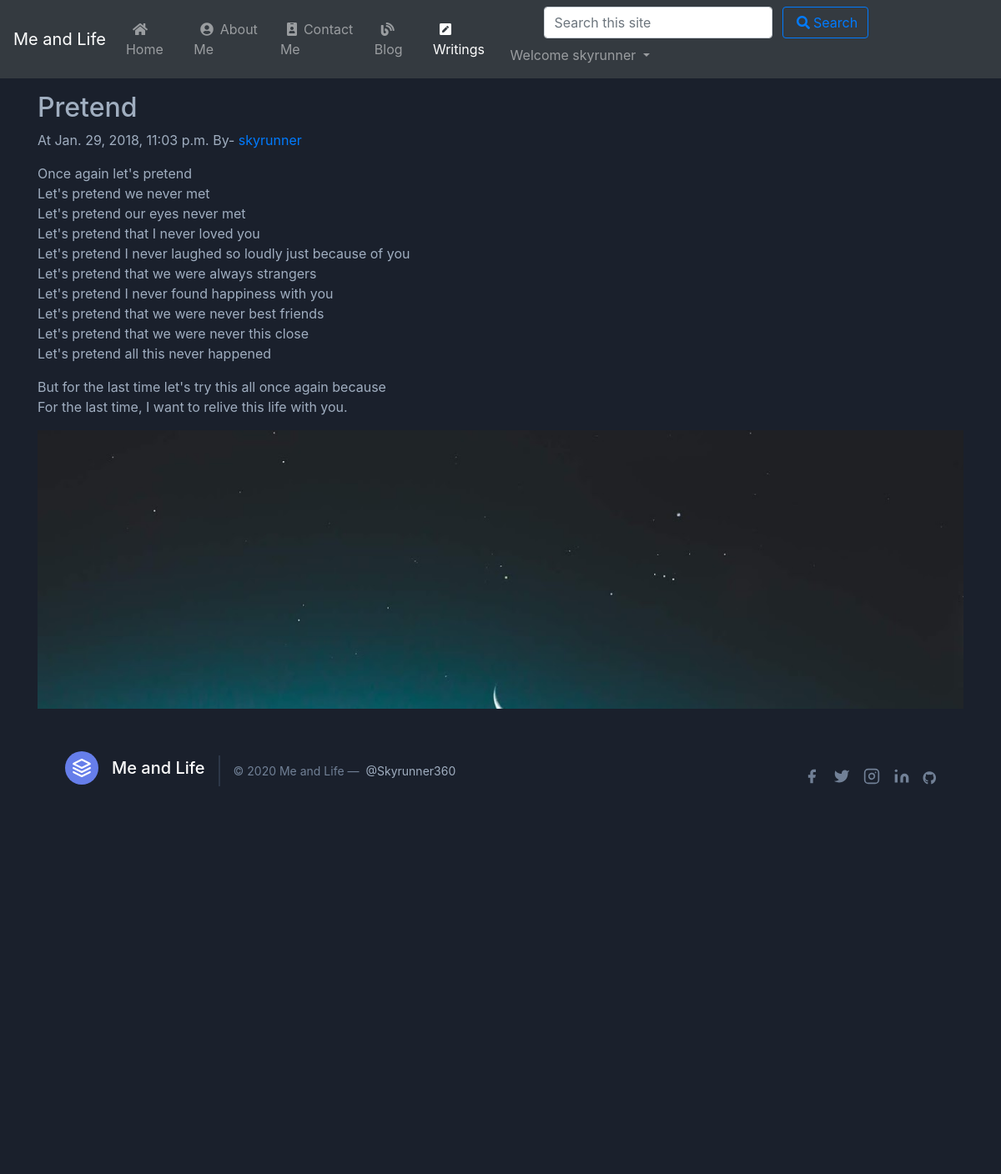
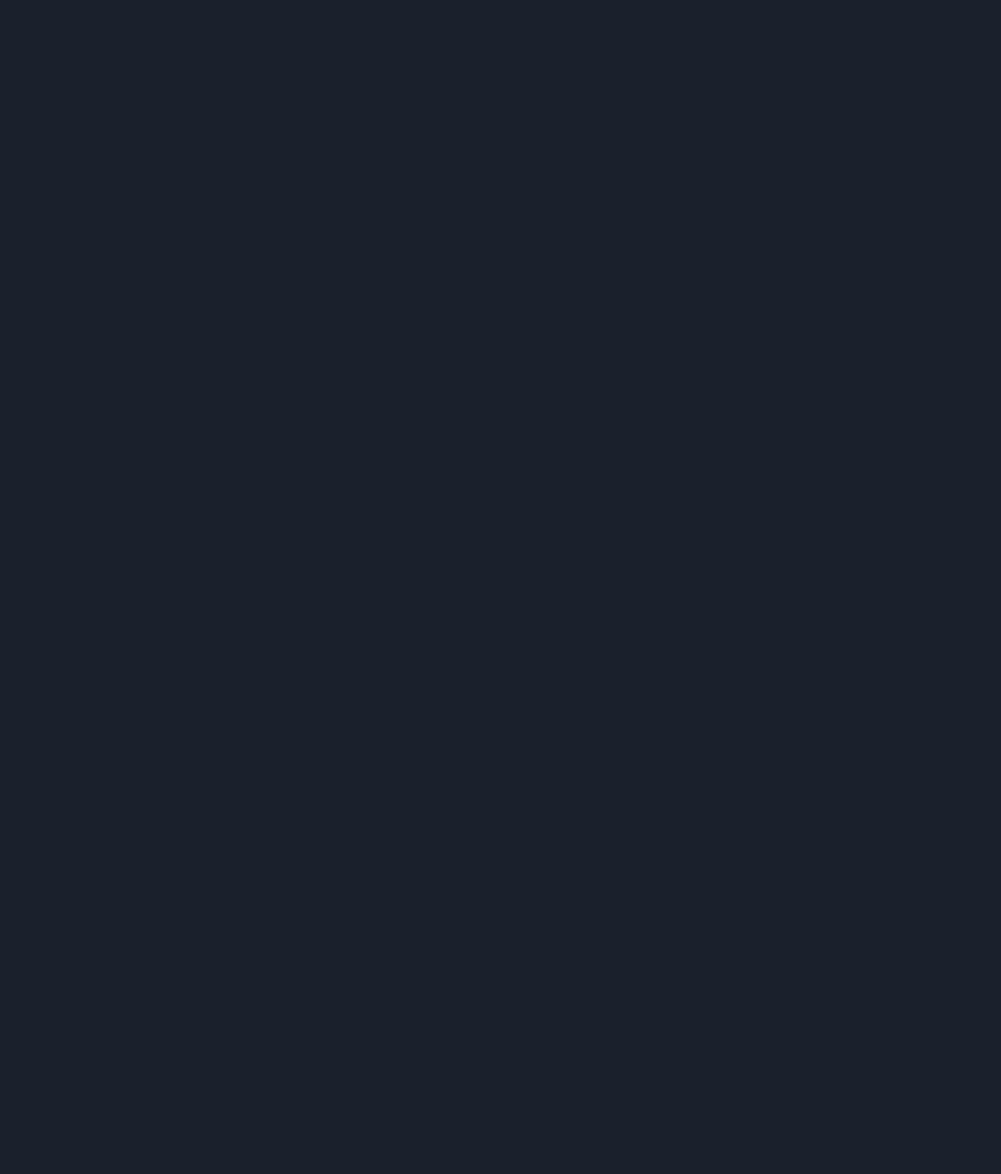
Screenshot of /writings/pretend (signed in) with the database file from the repository (2 pictures, top to bottom).
### writings/models.py (models this page shows, shortened)
class Writing(models.Model):
    sno= models.AutoField(primary_key=True)
    title = models.CharField(max_length=200)
    content = models.TextField()
    views = models.IntegerField(default=0)
    category = models.CharField(max_length=13)
    author = models.CharField(max_length=100)
    slug = models.CharField(max_length=150,default=" ")
    timeStamp = models.DateTimeField(blank=True)
    img = models.ImageField(upload_to="writings/", blank=True)

### writings/views.py (the view)
# urls.py: path('<str:slug>', views.wPost, name="wPost"),
def wPost(request,slug):
    w = Writing.objects.filter(slug=slug).first()
    w.views = w.views+1
    w.save()
    comments = WComment.objects.filter(wpost=w, parent=None)
    replies = WComment.objects.filter(wpost=w).exclude(parent=None)
    replyDict = {}
    for reply in replies:
        if reply.parent.sno not in replyDict.keys():
            replyDict[reply.parent.sno] = [reply]
        else:
            replyDict[reply.parent.sno].append(reply)
    context = {'writings': w,'comments': comments,'user' : request.user,'replyDict' : replyDict}
    return render(request,'writings/wPost.html', context)

### writings/templatetags/extras.py (called while the page is built)
@register.filter(name='get_val')
def get_val(dict,key):
    return dict.get(key)

### templates/writings/wPost.html (shortened to what this page needs)
{% extends 'base.html' %}
{% block writingactive %}active
{% endblock writingactive %}
{% block body %}
{% load extras %}
<div class="text-gray-500 bg-gray-900 body-font pad">
<div class="blog-post container py-3">
<h2 class="blog-post-title" data-aos="fade-up"  data-aos-duration="3000">{{writings.title}}</h2>
<p class="blog-post-meta">At {{writings.timeStamp}} By- <a href="/about">{{writings.author}}</a></p>
<div class="text-gray-500" data-aos="fade-down"  data-aos-duration="3000">{{writings.content|wordwrap:100|linebreaks|safe}}</div>
<div class="container">
    <div class="fb-like my-2 text-gray-500 bg-gray-900 body-font" data-href="http://skyrunner360.pythonanywhere.com" data-width="" data-layout="standard" data-action="like" data-size="small" data-share="true"></div><br>
    <h2>Comments ({{comments.count}})</h2>
    <div class="my-2">
    {% if user.is_authenticated %}
     <form action="/writings/postComment" method="post">{% csrf_token %}
  <div class="form-group">
    <label for="comment">Post Comment</label>
  </div>
  <button type="submit" class="btn btn-secondary" value="submit">Comment</button>
</form>
    {% else %}
    <p>Please Login to post a Comment</p>
    {% endif %}
    </div>
{% for comment in comments %}
{% load humanize %}
    <div class="row my-3">
    <div class="col-md-1"> </div>
    <div class="col-md-11">
    <b>{{comment.user.username}}</b> <span class="badge badge-pill badge-secondary">{{comment.timestamp | naturaltime}}</span>
    <div>{{comment.comment}}</div>
    <div class="reply mx-0">
    {% if user.is_authenticated %}
  <button class="btn btn-sm btn-secondary" type="button" data-toggle="collapse" data-target="#replybox{{comment.sno}}" aria-expanded="false" aria-controls="replybox{{comment.sno}}">
  </button>
{% else %}
<button class="btn btn-sm btn-secondary disabled" type="button" data-toggle="collapse" data-target="#replybox{{comment.sno}}" aria-expanded="false" aria-controls="replybox{{comment.sno}}">
   Login to Reply
  </button>
{% endif %}
<div class="replies my-2">
{% for reply in replyDict|get_val:comment.sno %}
<div class="row my-2">
<div class="col-md-1">
</div>
<div class="col-md-11 my-3">
<div class="col-md-11">
    <b>{{reply.user.username}}</b> <span class="badge badge-pill badge-secondary">{{reply.timestamp | naturaltime}}</span>
    <div>{{reply.comment}}</div>
</div>
</div>
{% endfor %}
</div>
    </div>
    </div>
    </div>
    </div>
{% endfor %}
</div>
</div>
</div>
{% endblock body %}

### templates/base.html (shortened to what this page needs)
<!doctype html>
<html lang="en">
<head>
    <link rel="stylesheet" href="https://pro.fontawesome.com/releases/v5.10.0/css/all.css" />
    <link href="https://unpkg.com/tailwindcss@^1.0/dist/tailwind.min.css" rel="stylesheet">
    <link href="https://unpkg.com/aos@2.3.1/dist/aos.css" rel="stylesheet">
    <link rel="stylesheet" href="https://maxcdn.bootstrapcdn.com/bootstrap/4.0.0/css/bootstrap.min.css">
</head>
<body>
    <nav class="navbar navbar-expand-lg sticky-top navbar-dark bg-dark">
        <a class="navbar-brand" href="/">Me and Life</a>
        <div class="collapse navbar-collapse" id="navbarSupportedContent">
            <ul class="navbar-nav mr-auto">
                <li class="nav-item {% block homeactive %}{% endblock homeactive %}">
                    <a class="nav-link" href="/"><i class="fas fa-home mx-2"></i>Home <span class="sr-only">(current)</span></a>
                </li>
                <li class="nav-item {% block aboutactive %}{% endblock aboutactive %}">
                    <a class="nav-link" href="/about"><i class="fas fa-user-circle mx-2"></i>About Me</a>
                </li>
                <li class="nav-item {% block contactactive %}
                 {% endblock contactactive %}">
                    <a class="nav-link" href="/contact"><i class="fas fa-id-badge mx-2"></i>Contact Me</a>
                </li>
                <li class="nav-item {% block blogactive %}
                 {% endblock blogactive %}">
                    <a class="nav-link" href="/blog"><i class="fas fa-blog mx-2"></i>Blog</a>
                </li>
                <li class="nav-item {% block writingactive %}
                 {% endblock writingactive %}">
                    <a class="nav-link" href="/writings"><i class="fas fa-pen-square mx-2"></i>Writings</a>
                </li>
            </ul>
            <div class="ml-auto form-inline">
            <form method="get" action="/search" class="my-2 my-lg-0 mx-5">
                <input class="form-control mr-sm-2" type="search" placeholder="Search this site" aria-label="Search" name="query" id="query">
                <button class="btn btn-outline-primary my-2 my-sm-0" type="submit"><i
            class="fas fa-search mx-1"></i>Search</button>
            </form>
            {% if user.is_authenticated %}
            <ul class="navbar-nav mr-2">
             <li class="nav-item dropdown">
        <a class="nav-link dropdown-toggle" href="#" id="navbarDropdown" role="button" data-toggle="dropdown" aria-haspopup="true" aria-expanded="false">
          Welcome {{request.user}}
        </a>
        </ul>
        {% endif %}
        </div>
        </div>
    </nav>
    <div class="text-gray-500 bg-gray-900 body-font pad">
        {% block body %} {% endblock body %}
    <footer class="footer text-gray-500 bg-gray-900 body-font">
        <div class="container px-5 py-8 mx-auto flex items-center sm:flex-row flex-col">
            <a class="flex title-font font-medium items-center md:justify-start justify-center text-white" href="/" style="text-decoration: none;">
                <svg xmlns="http://www.w3.org/2000/svg" fill="none" stroke="currentColor" stroke-linecap="round" stroke-linejoin="round" stroke-width="2" class="w-10 h-10 text-white p-2 bg-indigo-500 rounded-full" viewBox="0 0 24 24">
          <path d="M12 2L2 7l10 5 10-5-10-5zM2 17l10 5 10-5M2 12l10 5 10-5"></path>
        </svg>
                <span class="ml-3 text-xl">Me and Life</span>
            </a>
            <p class="text-sm text-gray-600 sm:ml-4 sm:pl-4 sm:border-l-2 sm:border-gray-800 sm:py-2 sm:mt-0 mt-4">© 2020 Me and Life —
                <a href="https://twitter.com/Skyrunner360" class="text-gray-500 ml-1" target="_blank" rel="noopener noreferrer" style="text-decoration: none;">@Skyrunner360</a>
            </p>
            <span class="inline-flex sm:ml-auto sm:mt-0 mt-4 justify-center sm:justify-start">
        <a class="text-gray-600" href="https://www.facebook.com/rishi.mathur.739/" style="text-decoration: none;">
          <svg fill="currentColor" stroke-linecap="round" stroke-linejoin="round" stroke-width="2" class="w-5 h-5"
            viewBox="0 0 24 24">
            <path d="M18 2h-3a5 5 0 00-5 5v3H7v4h3v8h4v-8h3l1-4h-4V7a1 1 0 011-1h3z"></path>
          </svg>
        </a>
        <a class="ml-3 text-gray-600" href="https://twitter.com/Skyrunner360" style="text-decoration: none;">
          <svg fill="currentColor" stroke-linecap="round" stroke-linejoin="round" stroke-width="2" class="w-5 h-5"
            viewBox="0 0 24 24">
            <path
              d="M23 3a10.9 10.9 0 01-3.14 1.53 4.48 4.48 0 00-7.86 3v1A10.66 10.66 0 013 4s-4 9 5 13a11.64 11.64 0 01-7 2c9 5 20 0 20-11.5a4.5 4.5 0 00-.08-.83A7.72 7.72 0 0023 3z">
            </path>
          </svg>
        </a>
        <a class="ml-3 text-gray-600" href="https://www.instagram.com/skyrunner360/" style="text-decoration: none;">
          <svg fill="none" stroke="currentColor" stroke-linecap="round" stroke-linejoin="round" stroke-width="2"
            class="w-5 h-5" viewBox="0 0 24 24">
            <rect width="20" height="20" x="2" y="2" rx="5" ry="5"></rect>
            <path d="M16 11.37A4 4 0 1112.63 8 4 4 0 0116 11.37zm1.5-4.87h.01"></path>
          </svg>
        </a>
        <a class="ml-3 text-gray-600" href="https://www.linkedin.com/in/rishi-mathur-334874174/"
          style="text-decoration: none;">
          <svg fill="currentColor" stroke="currentColor" stroke-linecap="round" stroke-linejoin="round" stroke-width="0"
            class="w-5 h-5" viewBox="0 0 24 24">
            <path stroke="none"
              d="M16 8a6 6 0 016 6v7h-4v-7a2 2 0 00-2-2 2 2 0 00-2 2v7h-4v-7a6 6 0 016-6zM2 9h4v12H2z"></path>
            <circle cx="4" cy="4" r="2" stroke="none"></circle>
          </svg>
        </a>
        <a class="ml-3 text-gray-600" href="https://github.com/skyrunner360">
          <i class="fab fa-github"></i>
        </a>
      </span>
        </div>
    </footer>
</body>
</html>

### rows the page displays
Writing: title "Pretend", timeStamp "Jan. 29, 2018, 11:03 p.m.", author "skyrunner", content "Once again let's pretend Let's pretend we never met Let's pretend our eyes never met Let's pretend that I never loved you Let's pretend I never laughed so loudly just because of you Let's pretend that we were always strangers Let's pretend I never found happiness with you Let's pretend that we were never best friends Let's pretend that we were never this close Let's pretend all this never happened But for the last time let's try this all once again because For the last time, I want to relive this life with you."

### other values shown
{{ request.user }} "skyrunner"
